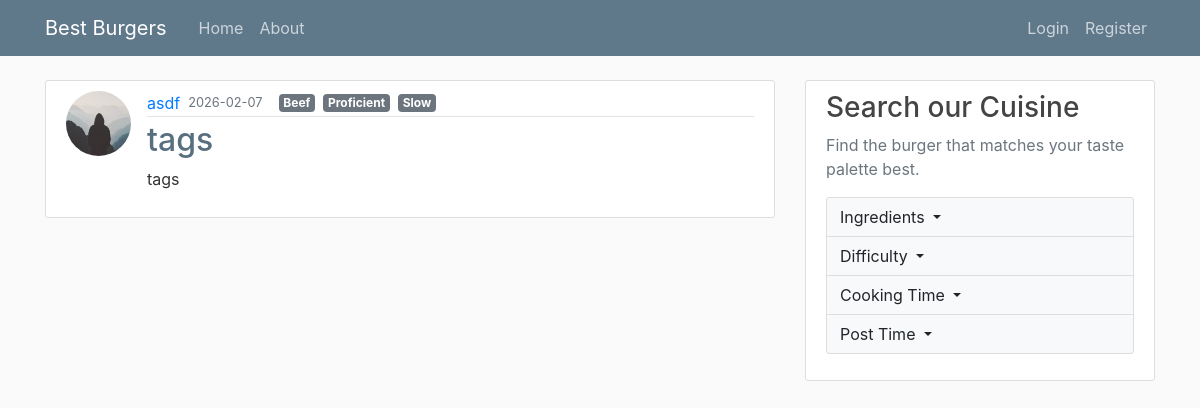
The app's page /post/4 with its own data.
### flaskblog/models.py (models this page shows, shortened)
class User(db.Model, UserMixin):
    id = db.Column(db.Integer, primary_key=True)
    username = db.Column(db.String(20), unique=True, nullable=False)
    email = db.Column(db.String(120), unique=True, nullable=False)
    image_file = db.Column(db.String(20), nullable=False, default='default.jpg')
    password = db.Column(db.String(60), nullable=False)
    posts = db.relationship('Post', backref='author', lazy=True)

class Post(db.Model):
    id = db.Column(db.Integer, primary_key=True)
    title = db.Column(db.String(100), nullable=False)
    date_posted = db.Column(db.DateTime, nullable=False, default=datetime.utcnow)
    content = db.Column(db.Text, nullable=False)
    image_file = db.Column(db.String(20), nullable=True)
    tags = db.Column(db.String(200), nullable=True, default="")
    user_id = db.Column(db.Integer, db.ForeignKey('user.id'), nullable=False)

### flaskblog/posts/routes.py (the view)
@posts.route("/post/<int:post_id>")
def post(post_id):
    post = Post.query.get_or_404(post_id)
    return render_template('post.html', title=post.title, post=post)

### flaskblog/__init__.py (called while the page is built)
def create_app(config_class=Config):
    app = Flask(__name__)
    app.config.from_object(Config)
    db.init_app(app)
    bcrypt.init_app(app)
    login_manager.init_app(app)
    mail.init_app(app)
    from flaskblog.users.routes import users
    from flaskblog.posts.routes import posts
    from flaskblog.main.routes import main
    from flaskblog.errors.handlers import errors
    app.register_blueprint(users)
    app.register_blueprint(posts)
    app.register_blueprint(main)
    app.register_blueprint(errors)
    @app.context_processor
    def inject_tag_labels():
        return dict(tag_labels=TAG_LABELS)
    return app

### flaskblog/templates/post.html (shortened to what this page needs)
{% extends "layout.html" %}
{% block content %}
  <article class="media content-section">
    <img class="rounded-circle article-img" src="{{ url_for('static', filename='profile_pics/' + post.author.image_file) }}">
    <div class="media-body">
      <div class="article-metadata d-flex justify-content-between align-items-start flex-wrap">
        <div class="d-flex align-items-center flex-wrap">
          <a class="mr-2" href="{{ url_for('users.user_posts', username=post.author.username) }}">{{ post.author.username }}</a>
          <small class="text-muted mr-2">{{ post.date_posted.strftime('%Y-%m-%d') }}</small>
          {% if post.tags %}
            {% for tag in post.tags.split(',') %}
              <span class="badge badge-secondary ml-2">{{ tag_labels.get(tag, tag) }}</span>
            {% endfor %}
          {% endif %}
        </div>
      </div>
      <h2 class="article-title">{{ post.title }}</h2>
      <p class="article-content">{{ post.content }}</p>
    </div>
  </article>
{% endblock content %}

### flaskblog/static/main.css (style rules this page uses)
body { background: #fafafa; color: #333333; margin-top: 5rem; }
h1, h2, h3, h4, h5, h6 { color: #444444; }
.content-section { background: #ffffff; padding: 10px 20px; border: 1px solid #dddddd; border-radius: 3px; margin-bottom: 20px; }
.article-title { color: #576F7F; }
.article-content { white-space: pre-line; }
.article-img { height: 65px; width: 65px; margin-right: 16px; }
.article-metadata { padding-bottom: 1px; margin-bottom: 4px; border-bottom: 1px solid #e3e3e3 }

### records on screen
User: image_file (placeholder picture), author.username "asdf"
Post: date_posted "2026-02-07", title "tags", content "tags"

### other values on screen
{{ tag_labels.get(tag, tag) }} "Beef" "Proficient" "Slow"
